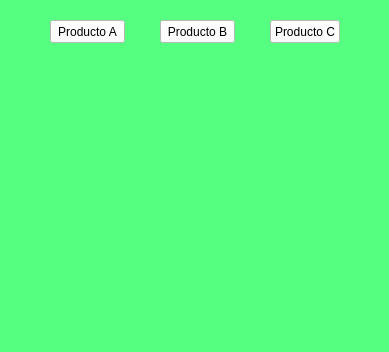
<?xml version="1.0" encoding="UTF-8"?>
<ui version="4.0">
 <class>MainWindow</class>
 <widget class="QMainWindow" name="MainWindow">
  <property name="geometry">
   <rect>
    <x>0</x>
    <y>0</y>
    <width>389</width>
    <height>352</height>
   </rect>
  </property>
  <property name="windowTitle">
   <string>MainWindow</string>
  </property>
  <property name="styleSheet">
   <string notr="true">background-color: rgb(85, 255, 127);</string>
  </property>
  <widget class="QWidget" name="centralwidget">
   <widget class="QPushButton" name="botonProductoA">
    <property name="geometry">
     <rect>
      <x>50</x>
      <y>20</y>
      <width>75</width>
      <height>23</height>
     </rect>
    </property>
    <property name="styleSheet">
     <string notr="true">background-color: rgb(255, 255, 255);</string>
    </property>
    <property name="text">
     <string>Producto A</string>
    </property>
   </widget>
   <widget class="QPushButton" name="botonProductoB">
    <property name="geometry">
     <rect>
      <x>160</x>
      <y>20</y>
      <width>75</width>
      <height>23</height>
     </rect>
    </property>
    <property name="styleSheet">
     <string notr="true">background-color: rgb(255, 255, 255);</string>
    </property>
    <property name="text">
     <string>Producto B</string>
    </property>
   </widget>
   <widget class="QPushButton" name="botonProductoC">
    <property name="geometry">
     <rect>
      <x>270</x>
      <y>20</y>
      <width>70</width>
      <height>23</height>
     </rect>
    </property>
    <property name="styleSheet">
     <string notr="true">background-color: rgb(255, 255, 255);</string>
    </property>
    <property name="text">
     <string>Producto C</string>
    </property>
   </widget>
   <widget class="QLabel" name="labelHablar">
    <property name="geometry">
     <rect>
      <x>90</x>
      <y>60</y>
      <width>291</width>
      <height>21</height>
     </rect>
    </property>
    <property name="text">
     <string/>
    </property>
   </widget>
   <widget class="QLabel" name="labelGraficoC">
    <property name="geometry">
     <rect>
      <x>50</x>
      <y>90</y>
      <width>331</width>
      <height>231</height>
     </rect>
    </property>
    <property name="layoutDirection">
     <enum>Qt::LeftToRight</enum>
    </property>
    <property name="text">
     <string/>
    </property>
   </widget>
  </widget>
  <widget class="QStatusBar" name="statusbar"/>
 </widget>
 <resources>
  <include location="source1.qrc"/>
 </resources>
 <connections/>
</ui>
